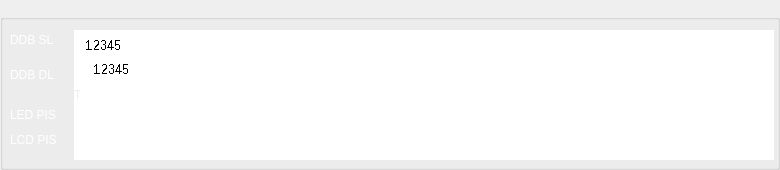
  <widget class="QGroupBox" name="groupBox_4">
   <property name="geometry">
    <rect>
     <x>10</x>
     <y>230</y>
     <width>780</width>
     <height>170</height>
    </rect>
   </property>
   <property name="font">
    <font>
     <weight>50</weight>
     <bold>false</bold>
    </font>
   </property>
   <property name="styleSheet">
    <string notr="true">border-color: rgb(255, 255, 255);
color: rgb(238, 238, 236);</string>
   </property>
   <property name="title">
    <string>TEST DATA FOR ALL SLAVES</string>
   </property>
   <property name="flat">
    <bool>false</bool>
   </property>
   <property name="checkable">
    <bool>false</bool>
   </property>
   <widget class="QLabel" name="label_99">
    <property name="geometry">
     <rect>
      <x>10</x>
      <y>30</y>
      <width>60</width>
      <height>20</height>
     </rect>
    </property>
    <property name="font">
     <font>
      <pointsize>9</pointsize>
      <weight>50</weight>
      <bold>false</bold>
     </font>
    </property>
    <property name="styleSheet">
     <string notr="true">color: rgb(255, 255, 255);</string>
    </property>
    <property name="text">
     <string>DDB SL</string>
    </property>
    <property name="alignment">
     <set>Qt::AlignLeading|Qt::AlignLeft|Qt::AlignVCenter</set>
    </property>
   </widget>
   <widget class="QLabel" name="label_103">
    <property name="geometry">
     <rect>
      <x>10</x>
      <y>50</y>
      <width>60</width>
      <height>50</height>
     </rect>
    </property>
    <property name="font">
     <font>
      <pointsize>9</pointsize>
      <weight>50</weight>
      <bold>false</bold>
     </font>
    </property>
    <property name="styleSheet">
     <string notr="true">color: rgb(255, 255, 255);</string>
    </property>
    <property name="text">
     <string>DDB DL</string>
    </property>
    <property name="alignment">
     <set>Qt::AlignLeading|Qt::AlignLeft|Qt::AlignVCenter</set>
    </property>
   </widget>
   <widget class="QLabel" name="label_led_pis">
    <property name="geometry">
     <rect>
      <x>80</x>
      <y>109</y>
      <width>500</width>
      <height>21</height>
     </rect>
    </property>
    <property name="font">
     <font>
      <family>Liberation Sans</family>
      <pointsize>10</pointsize>
      <weight>50</weight>
      <italic>false</italic>
      <bold>false</bold>
      <underline>false</underline>
      <strikeout>false</strikeout>
      <stylestrategy>NoAntialias</stylestrategy>
      <kerning>true</kerning>
     </font>
    </property>
    <property name="styleSheet">
     <string notr="true">color: rgb(0, 0, 0);
background-color: rgb(255, 255, 255);</string>
    </property>
    <property name="text">
     <string/>
    </property>
    <property name="alignment">
     <set>Qt::AlignLeading|Qt::AlignLeft|Qt::AlignVCenter</set>
    </property>
   </widget>
   <widget class="QLabel" name="label_lcd_pis">
    <property name="geometry">
     <rect>
      <x>80</x>
      <y>135</y>
      <width>500</width>
      <height>21</height>
     </rect>
    </property>
    <property name="font">
     <font>
      <family>Liberation Sans</family>
      <pointsize>10</pointsize>
      <weight>50</weight>
      <italic>false</italic>
      <bold>false</bold>
      <underline>false</underline>
      <strikeout>false</strikeout>
      <stylestrategy>NoAntialias</stylestrategy>
      <kerning>true</kerning>
     </font>
    </property>
    <property name="styleSheet">
     <string notr="true">color: rgb(0, 0, 0);
background-color: rgb(255, 255, 255);</string>
    </property>
    <property name="text">
     <string/>
    </property>
    <property name="alignment">
     <set>Qt::AlignLeading|Qt::AlignLeft|Qt::AlignVCenter</set>
    </property>
   </widget>
   <widget class="QLabel" name="label_109">
    <property name="geometry">
     <rect>
      <x>10</x>
      <y>105</y>
      <width>60</width>
      <height>20</height>
     </rect>
    </property>
    <property name="font">
     <font>
      <pointsize>9</pointsize>
      <weight>50</weight>
      <bold>false</bold>
     </font>
    </property>
    <property name="styleSheet">
     <string notr="true">color: rgb(255, 255, 255);</string>
    </property>
    <property name="text">
     <string>LED PIS</string>
    </property>
    <property name="alignment">
     <set>Qt::AlignLeading|Qt::AlignLeft|Qt::AlignVCenter</set>
    </property>
   </widget>
   <widget class="QLabel" name="label_111">
    <property name="geometry">
     <rect>
      <x>10</x>
      <y>130</y>
      <width>60</width>
      <height>20</height>
     </rect>
    </property>
    <property name="font">
     <font>
      <pointsize>9</pointsize>
      <weight>50</weight>
      <bold>false</bold>
     </font>
    </property>
    <property name="styleSheet">
     <string notr="true">color: rgb(255, 255, 255);</string>
    </property>
    <property name="text">
     <string>LCD PIS</string>
    </property>
    <property name="alignment">
     <set>Qt::AlignLeading|Qt::AlignLeft|Qt::AlignVCenter</set>
    </property>
   </widget>
   <widget class="QLabel" name="label_ddb_sl_p2">
    <property name="geometry">
     <rect>
      <x>128</x>
      <y>35</y>
      <width>450</width>
      <height>21</height>
     </rect>
    </property>
    <property name="font">
     <font>
      <family>Liberation Sans</family>
      <pointsize>10</pointsize>
      <weight>50</weight>
      <italic>false</italic>
      <bold>false</bold>
      <underline>false</underline>
      <strikeout>false</strikeout>
      <stylestrategy>NoAntialias</stylestrategy>
      <kerning>true</kerning>
     </font>
    </property>
    <property name="autoFillBackground">
     <bool>false</bool>
    </property>
    <property name="styleSheet">
     <string notr="true">color: rgb(0, 0, 0);
background-color: rgb(255, 255, 255);</string>
    </property>
    <property name="text">
     <string/>
    </property>
    <property name="alignment">
     <set>Qt::AlignLeading|Qt::AlignLeft|Qt::AlignVCenter</set>
    </property>
   </widget>
   <widget class="QLabel" name="label_ddb_sl_p1">
    <property name="geometry">
     <rect>
      <x>80</x>
      <y>35</y>
      <width>48</width>
      <height>21</height>
     </rect>
    </property>
    <property name="font">
     <font>
      <family>Liberation Sans</family>
      <pointsize>10</pointsize>
      <weight>50</weight>
      <italic>false</italic>
      <bold>false</bold>
      <underline>false</underline>
      <strikeout>false</strikeout>
      <stylestrategy>NoAntialias</stylestrategy>
      <kerning>true</kerning>
     </font>
    </property>
    <property name="autoFillBackground">
     <bool>false</bool>
    </property>
    <property name="styleSheet">
     <string notr="true">color: rgb(0, 0, 0);
background-color: rgb(255, 255, 255);</string>
    </property>
    <property name="text">
     <string>12345</string>
    </property>
    <property name="alignment">
     <set>Qt::AlignCenter</set>
    </property>
   </widget>
   <widget class="QLabel" name="label_ddb_dl_p1">
    <property name="geometry">
     <rect>
      <x>80</x>
      <y>59</y>
      <width>64</width>
      <height>21</height>
     </rect>
    </property>
    <property name="font">
     <font>
      <family>Liberation Sans</family>
      <pointsize>10</pointsize>
      <weight>50</weight>
      <italic>false</italic>
      <bold>false</bold>
      <underline>false</underline>
      <strikeout>false</strikeout>
      <stylestrategy>NoAntialias</stylestrategy>
      <kerning>true</kerning>
     </font>
    </property>
    <property name="autoFillBackground">
     <bool>false</bool>
    </property>
    <property name="styleSheet">
     <string notr="true">color: rgb(0, 0, 0);
background-color: rgb(255, 255, 255);</string>
    </property>
    <property name="text">
     <string>12345</string>
    </property>
    <property name="alignment">
     <set>Qt::AlignCenter</set>
    </property>
   </widget>
   <widget class="QLabel" name="label_ddb_dl_p2">
    <property name="geometry">
     <rect>
      <x>80</x>
      <y>84</y>
      <width>500</width>
      <height>21</height>
     </rect>
    </property>
    <property name="font">
     <font>
      <family>Liberation Sans</family>
      <pointsize>10</pointsize>
      <weight>50</weight>
      <italic>false</italic>
      <bold>false</bold>
      <underline>false</underline>
      <strikeout>false</strikeout>
      <stylestrategy>NoAntialias</stylestrategy>
      <kerning>true</kerning>
     </font>
    </property>
    <property name="autoFillBackground">
     <bool>false</bool>
    </property>
    <property name="styleSheet">
     <string notr="true">color: rgb(0, 0, 0);
background-color: rgb(255, 255, 255);</string>
    </property>
    <property name="text">
     <string/>
    </property>
    <property name="alignment">
     <set>Qt::AlignLeading|Qt::AlignLeft|Qt::AlignVCenter</set>
    </property>
   </widget>
   <widget class="QLabel" name="label">
    <property name="geometry">
     <rect>
      <x>74</x>
      <y>30</y>
      <width>700</width>
      <height>130</height>
     </rect>
    </property>
    <property name="styleSheet">
     <string notr="true">background-color: rgb(255, 255, 255);</string>
    </property>
    <property name="text">
     <string>TextLabel</string>
    </property>
   </widget>
   <zorder>label</zorder>
   <zorder>label_99</zorder>
   <zorder>label_103</zorder>
   <zorder>label_109</zorder>
   <zorder>label_111</zorder>
   <zorder>label_ddb_dl_p1</zorder>
   <zorder>label_ddb_dl_p2</zorder>
   <zorder>label_ddb_sl_p1</zorder>
   <zorder>label_ddb_sl_p2</zorder>
   <zorder>label_lcd_pis</zorder>
   <zorder>label_led_pis</zorder>
  </widget>
